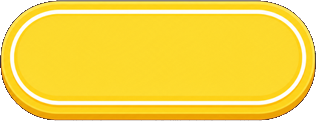
#> input picture Art/UI/T_UI_CodePill.png, 316 x 121 px
$ python -i normalize_ui_icons.py   (imports and definitions only)
#> lines starting #> are read from the running program, lines starting #| are printed output that depends on the picture
#> further down, picture is the input picture: PIL image 316x121 RGBA; mean R, G, B, A 229.2, 196.3, 51.3, 233.7
"""Trim empty edges off every Art/UI/T_UI_Icon*.png and centre it on a square canvas.

Engine-free (Pillow). Usage: python Scripts/normalize_ui_icons.py [dir]
"""
import sys
from pathlib import Path

from PIL import Image

ROOT = Path(__file__).resolve().parents[1]
ART = ROOT / "Art" / "UI"
PATTERN = "T_UI_Icon*.png"
CANVAS = 256
PADDING = 24
# Image-gen output leaves faint alpha noise around the glyph; ignore it when trimming.
ALPHA_THRESHOLD = 16


def content_box(img):
    """Bounding box of pixels with alpha above ALPHA_THRESHOLD, or None."""
    alpha = img.convert("RGBA").getchannel("A")
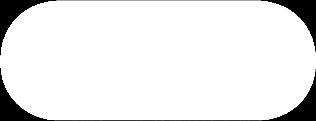
#> alpha: PIL image 316x121 L; min 0, max 255, mean 233.7
    return alpha.point(lambda a: 255 if a > ALPHA_THRESHOLD else 0).getbbox()


def normalize(img):
    img = img.convert("RGBA")
    box = content_box(img)
#> box = (0, 0, 316, 121)
    if box is None:
        raise ValueError("icon has no visible pixels")
    glyph = img.crop(box)
    inner = CANVAS - 2 * PADDING
    scale = inner / max(glyph.size)
#> scale = 0.658
    size = (max(1, round(glyph.width * scale)), max(1, round(glyph.height * scale)))
#> size = (208, 80)
    glyph = glyph.resize(size, Image.LANCZOS)
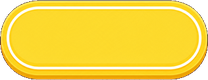
#> glyph: PIL image 208x80 RGBA; mean R, G, B, A 231.6, 198.1, 52, 233.7; transparent parts drawn white
    out = Image.new("RGBA", (CANVAS, CANVAS), (0, 0, 0, 0))
#> out: PIL image 256x256 RGBA; every value is 0
    out.alpha_composite(glyph, ((CANVAS - size[0]) // 2, (CANVAS - size[1]) // 2))
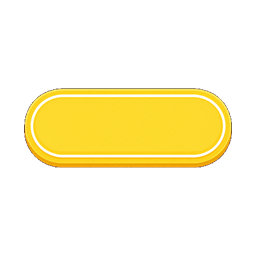
#> out: PIL image 256x256 RGBA; mean R, G, B, A 58.8, 50.3, 13.2, 59.3; transparent parts drawn white
    return out


def run(folder=ART):
    paths = sorted(Path(folder).glob(PATTERN))
    for path in paths:
        normalize(Image.open(path)).save(path)
    return paths


# [3 lines not run here, left out]

>>> from PIL import Image
>>> picture = Image.open('../Art/UI/T_UI_CodePill.png')
>>> result = normalize(picture)
